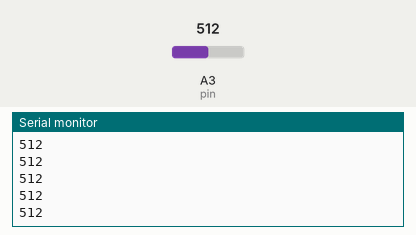
A sketch run on a simulated Arduino Uno, built with avr-gcc and run on an emulated ATmega328P. Shown: the last lines printed to the serial monitor. Inputs (shaded band) come from the test bench; at power-on: A3 (pin) = 512.

Above: at 1.2 s.
1.3 s: A3 (pin) set to 716
At 1.31 s:
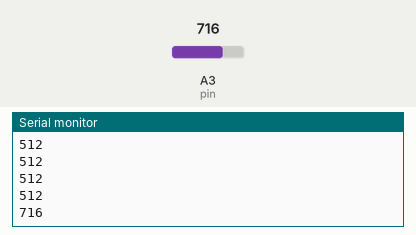
2.8 s: A3 (pin) set to 900
At 2.81 s:
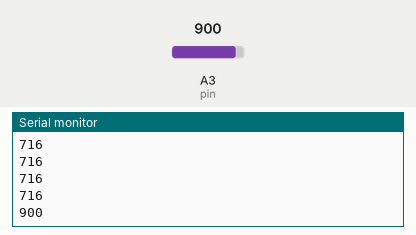
Timing chart, 0 to 5.8 s (numbered marks = the images above; inputs shaded):
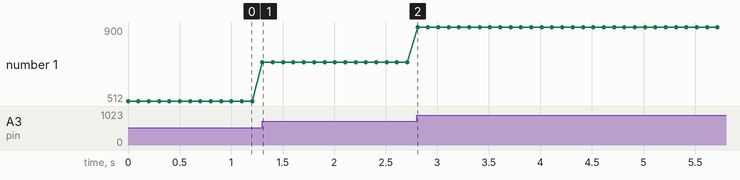

The sketch:

analog_read_serial.ino
```cpp
// Analog read serial

int pin = 3; // specific the pin you want to read

void setup() {
  Serial.begin(9600);
}

void loop() {
  int result = analogRead(pin);
  Serial.println(result);
  delay(100); // delay 100 ms
}
```

Measured:
- after the input at 1.3 s, the serial monitor: prints a new line at once (image 1)
- after the input at 2.8 s, the serial monitor: prints a new line at once (image 2)
- plotted number 1: 512 → 716 after the input at 1.3 s, 716 → 900 after the input at 2.8 s
